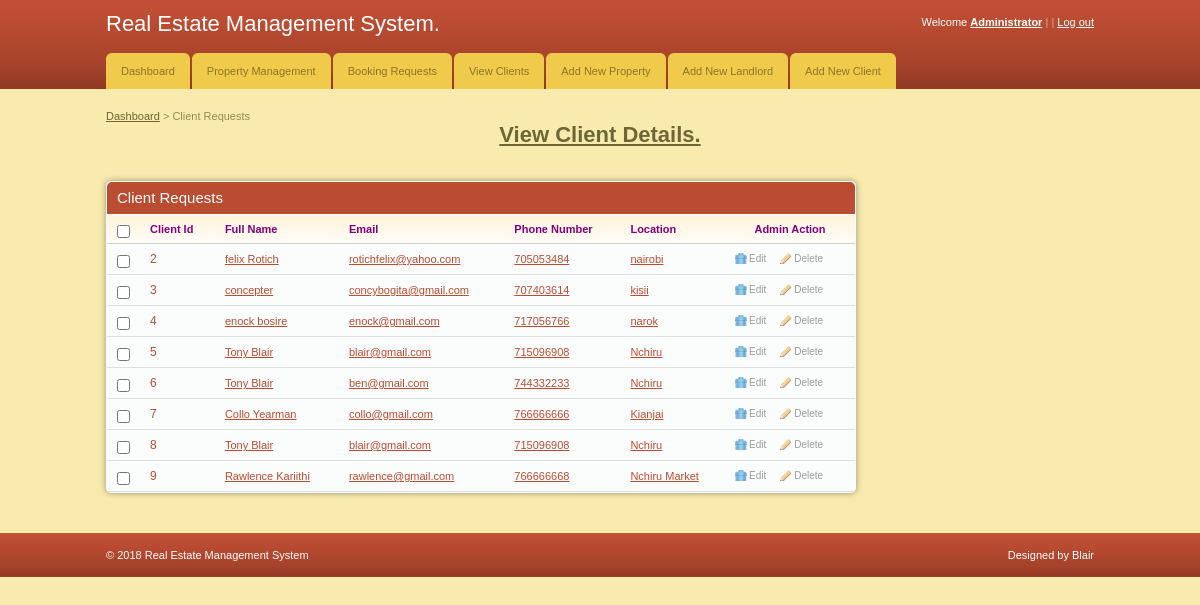
Page /admin/view_clients.php on the committed database.
### tables this page shows
CREATE TABLE `user` (
  `user_id` int(11) NOT NULL,
  `fname` varchar(255) NOT NULL,
  `email` varchar(255) NOT NULL,
  `id_no` int(11) NOT NULL,
  `phone` int(11) NOT NULL,
  `username` varchar(100) NOT NULL,
  `password` varchar(32) NOT NULL,
  `location` varchar(255) NOT NULL,
  `gender` varchar(255) NOT NULL,
  `status` varchar(255) NOT NULL,
  `mpesa` varchar(40) NOT NULL
);

### admin/view_clients.php (the view, shortened to what this page needs)
<!DOCTYPE html PUBLIC "-//W3C//DTD XHTML 1.0 Transitional//EN" "http://www.w3.org/TR/xhtml1/DTD/xhtml1-transitional.dtd">
<html xmlns="http://www.w3.org/1999/xhtml">
<head>
	<link rel="stylesheet" href="css/style.css" type="text/css" media="all" />
</head>
<body>
<div id="header">
	<div class="shell">
		<?php
			include 'menu.php';
		?>
	</div>
</div>
<div id="container">
	<div class="shell">
		<div class="small-nav">
			<a href="index.php">Dashboard</a>
			<span>&gt;</span>
			Client Requests
			<center><h1><font color="green"><a href="studes.php"><u><b>View Client Details.</b></u></a></font></h1></center>
		</div>
		<br />
		<div id="main">
			<div id="content">
				<div class="box">
					<div class="box-head">
						<h2 class="left">Client Requests</h2>
					</div>
					<div class="table">
						<table width="100%" border="0" cellspacing="0" cellpadding="0">
							<tr>
								<th width="13"><input type="checkbox" class="checkbox" /></th>
								<th><font color="purple">Client Id</font></th>
								<th><font color="purple">Full Name</font></th>
								<th><font color="purple">Email</font></th>
								<th><font color="purple">Phone Number</font></th>
								<th><font color="purple">Location</font></th>
								<th width="110" class="ac"><font color="purple">Admin Action</font></th>
							</tr>
							<?php
								include '../includes/config.php';
								$select = "SELECT * FROM user";
								$result = mysqli_query($conn,$select) or die(mysqli_error($conn));
								while($row = $result->fetch_assoc()){
							?>
							<tr>
								<td><input type="checkbox" class="checkbox" /></td>
								<td><h3><a href="#"><?php echo $row['user_id'] ?></a></h3></td>
								<td><a href="#"><?php echo $row['fname'] ?></a></td>
								<td><a href="#"><?php echo $row['email'] ?></a></td>
								<td><a href="#"><?php echo $row['phone'] ?></a></td>
                               		<td><a href="#"><?php echo $row['location'] ?></a></td>
								<td><a href="javascript:sureToEdit(<?php echo $row['user_id'];?>)" class="ico del">Edit</a><a href="javascript:sureToDelete(<?php echo $row['user_id'];?>)" class="ico edit">Delete</a></td>
							</tr>
							<?php
								}
							?>
						</table>
					</div>
				</div>
			</div>
		</div>
	</div>
</div>
<div id="footer">
	<div class="shell">
		<span class="left">&copy; <?php echo date("Y");?> Real Estate Management System</span>
		<span class="right">
			Designed by Blair</a>
		</span>
	</div>
</div>
</body>
</html>

### admin/css/style.css (style rules this page uses)
* { padding:0; margin:0; outline:0; }
body { background:#f9ebae; font-family: Verdana, sans-serif; font-size:11px; line-height:14px; color:#5e5e5e; }
input, textarea, select { font-family: Verdana, sans-serif; font-size:13px; }
.checkbox { width:13px; height:13px; vertical-align:top; position:relative; top:2px; }
a { color:#ba4c32; text-decoration: underline; cursor:pointer; }
.left, .alignleft { float:left; display:inline; }
.right, .alignright { float:right; display:inline; }
.ac { text-align: center !important; }
h1 { font-size:22px; line-height:24px; color:#fff; font-weight: normal; }
h1 a { color:#fff; text-decoration: none; }
h2 { font-size:15px; font-weight: normal; }
h3 { font-size:12px; line-height:14px; font-weight: normal; }
h3 a { text-decoration: none; }
.shell { width:988px; margin:0 auto; }
#header { height:89px; background:url(images/header.gif); white-space:nowrap; }
#container { padding:20px 0; }
.small-nav { color:#978b48; padding-bottom:20px; }
.small-nav a { color:#6f6636; }
#content { float:left; width:750px; }
.table th { background:#fffdfa url(images/th.gif) repeat-x 0 0; color:#818181; text-align: left; padding:7px 10px; border-bottom:solid 1px #d2d1cb; }
.table td { background:#fbfcfc; border-bottom:solid 1px #e0e0e0; padding:8px 10px; }
.box { background:#fbfcfc; height:100%; padding:1px; margin-bottom:20px; }
.box-head { background:#ba4c32; height:32px; color:#fff; padding: 0 10px; line-height:32px; white-space:nowrap; border-bottom:solid 1px #fff; }
a.ico { color:#9d9c9a; font-size:10px; text-decoration: none; padding:0 0 0 14px; background-repeat:no-repeat; background-position:0 0; }
a.del { background-image:url(images/del.gif) }
a.edit { background-image:url(images/edit.gif); margin-left:14px; }
#footer { height:44px; background:url(images/footer.gif); line-height:44px; color:#fff; }
.box { -moz-border-radius:5px; -webkit-border-radius:5px; -moz-box-shadow: 0 0 6px #978f6c; -webkit-box-shadow: 0 0 6px #978f6c; }
.box-head { -moz-border-radius-topleft:5px; -moz-border-radius-topright:5px; -webkit-border-top-left-radius:5px; -webkit-border-top-right-radius:5px; }

### rows in the picture
user: user_id "2", fname "felix Rotich", email "rotichfelix@yahoo.com", phone "705053484", location "nairobi"
user: user_id "3", fname "concepter", email "concybogita@gmail.com", phone "707403614", location "kisii"
user: user_id "4", fname "enock bosire", email "enock@gmail.com", phone "717056766", location "narok"
user: user_id "5", fname "Tony Blair", email "blair@gmail.com", phone "715096908", location "Nchiru"
user: user_id "6", fname "Tony Blair", email "ben@gmail.com", phone "744332233", location "Nchiru"
user: user_id "7", fname "Collo Yearman", email "collo@gmail.com", phone "766666666", location "Kianjai"
user: user_id "8", fname "Tony Blair", email "blair@gmail.com", phone "715096908", location "Nchiru"
user: user_id "9", fname "Rawlence Kariithi", email "rawlence@gmail.com", phone "766666668", location "Nchiru Market"
